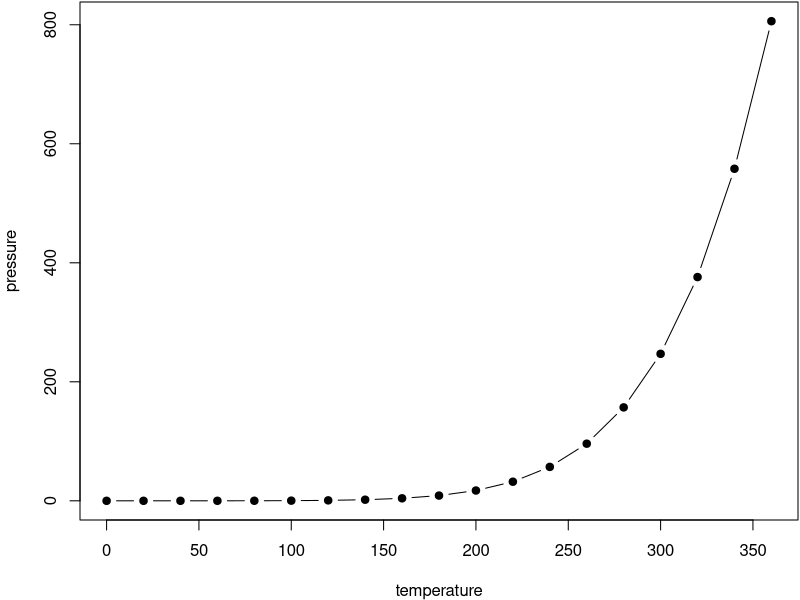
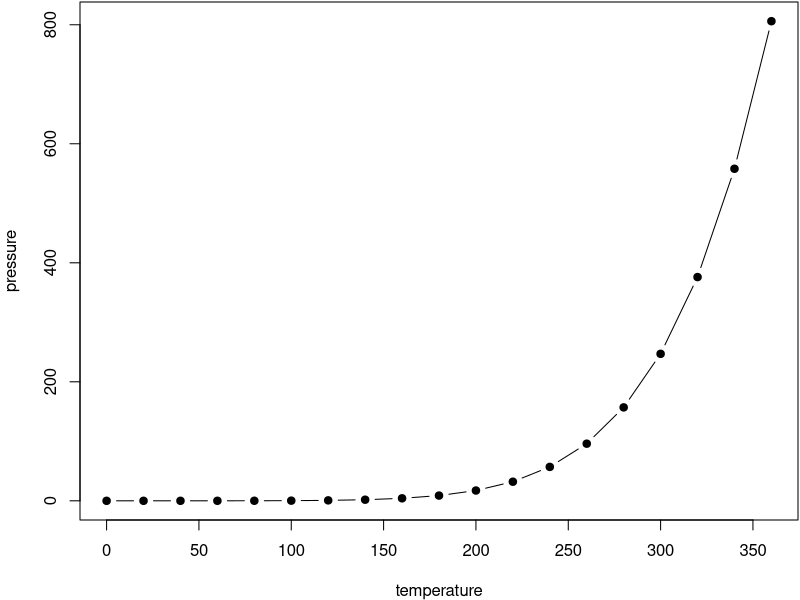
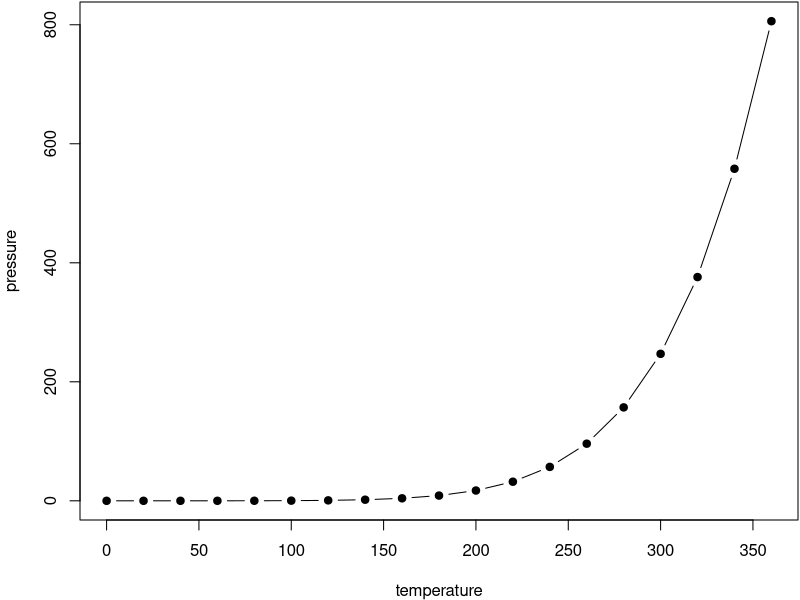
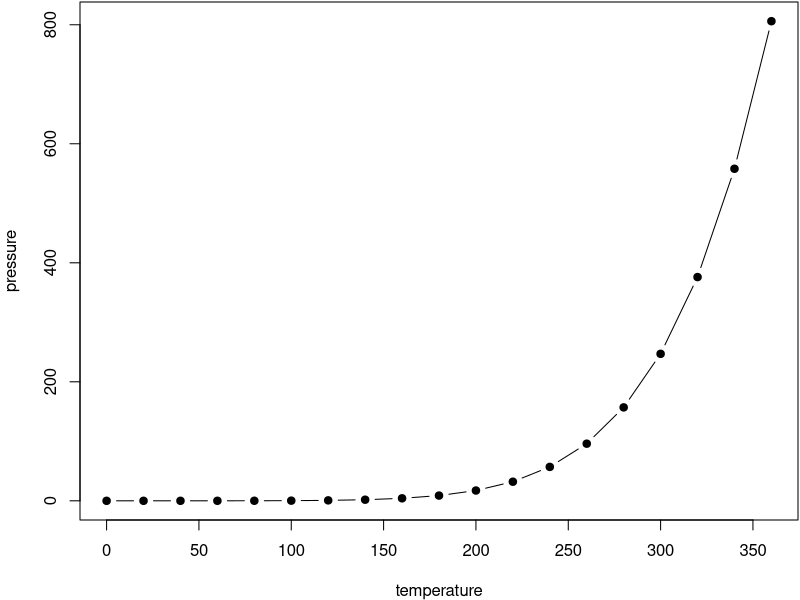
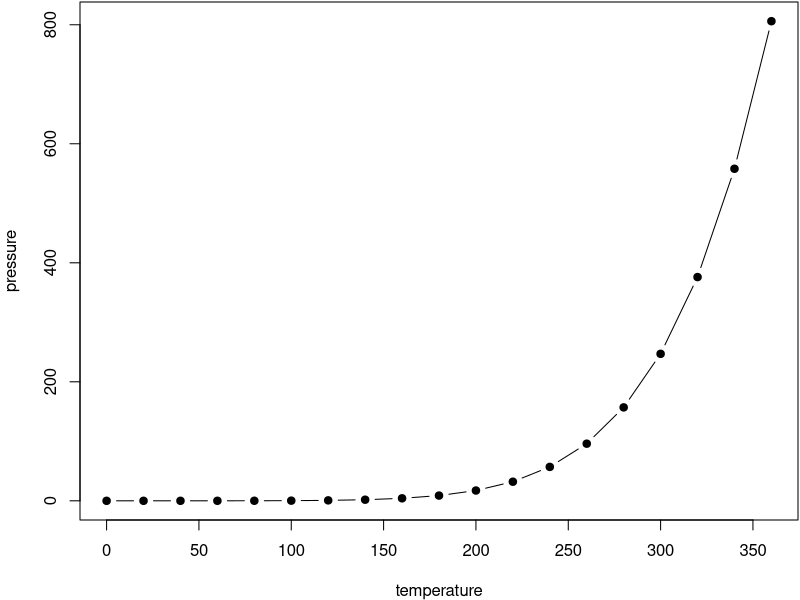
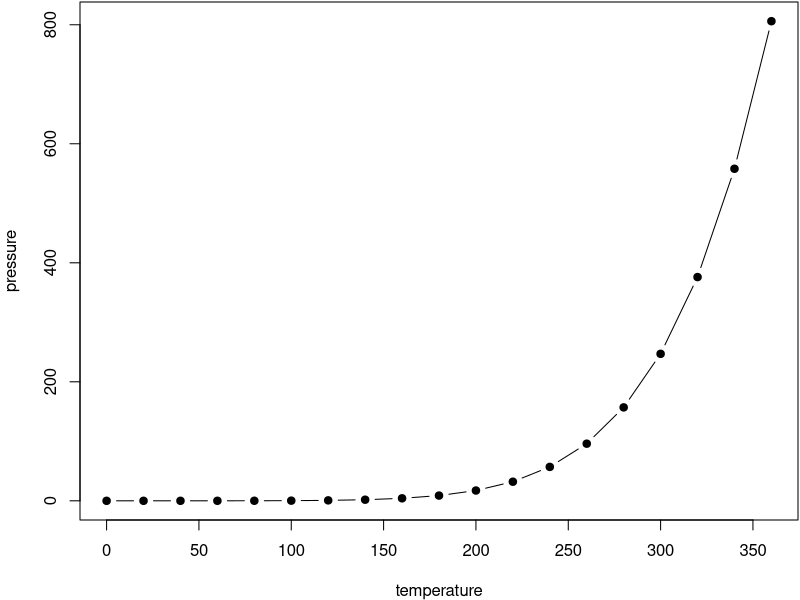
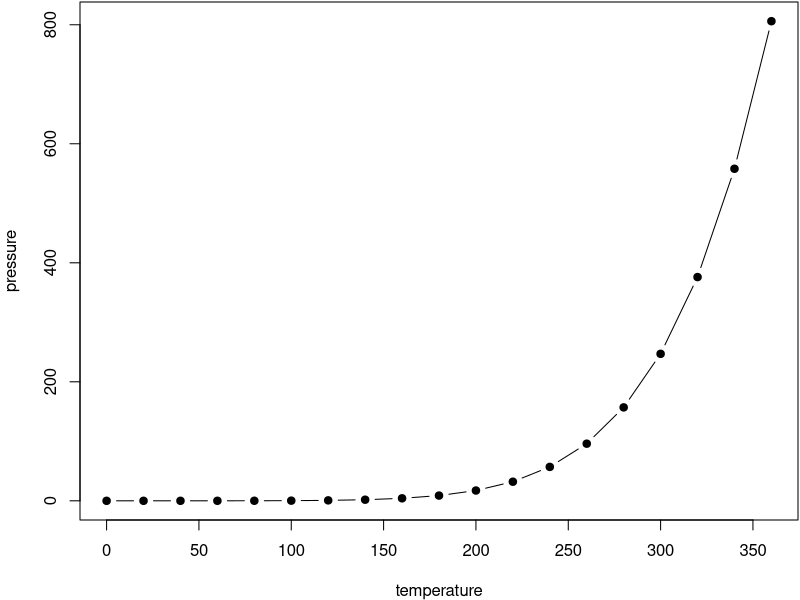
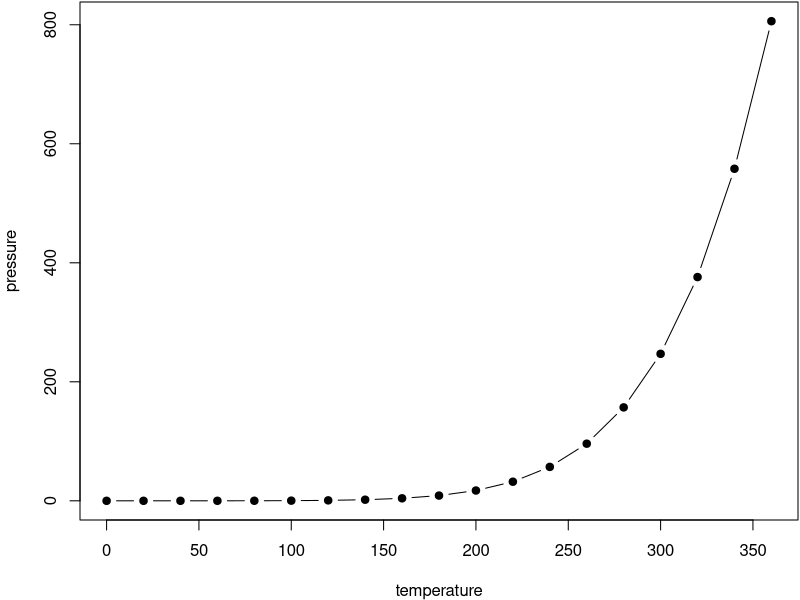

Generate these figures, in order, with R:
## ---- chunk 1
# automatically create a bib database for R packages
knitr::write_bib(c(
  .packages(), 'bookdown', 'knitr', 'rmarkdown'
), 'packages.bib')
## ---- chunk 2
par(mar = c(4, 4, .1, .1))
plot(pressure, type = 'b', pch = 19)
## ---- chunk 3
knitr::kable(
  head(pressure, 10), caption = 'Here is a nice table!',
  booktabs = TRUE
)
## ---- chunk 4
# automatically create a bib database for R packages
knitr::write_bib(c(
  .packages(), 'bookdown', 'knitr', 'rmarkdown'
), 'packages.bib')
## ---- chunk 5
par(mar = c(4, 4, .1, .1))
plot(pressure, type = 'b', pch = 19)
## ---- chunk 6
knitr::kable(
  head(pressure, 10), caption = 'Here is a nice table!',
  booktabs = TRUE
)
## ---- chunk 7
# automatically create a bib database for R packages
knitr::write_bib(c(
  .packages(), 'bookdown', 'knitr', 'rmarkdown'
), 'packages.bib')
## ---- chunk 8
par(mar = c(4, 4, .1, .1))
plot(pressure, type = 'b', pch = 19)
## ---- chunk 9
knitr::kable(
  head(pressure, 10), caption = 'Here is a nice table!',
  booktabs = TRUE
)
## ---- chunk 10
# automatically create a bib database for R packages
knitr::write_bib(c(
  .packages(), 'bookdown', 'knitr', 'rmarkdown'
), 'packages.bib')
## ---- chunk 11
par(mar = c(4, 4, .1, .1))
plot(pressure, type = 'b', pch = 19)
## ---- chunk 12
knitr::kable(
  head(pressure, 10), caption = 'Here is a nice table!',
  booktabs = TRUE
)
## ---- chunk 13
# automatically create a bib database for R packages
knitr::write_bib(c(
  .packages(), 'bookdown', 'knitr', 'rmarkdown'
), 'packages.bib')
## ---- chunk 14
par(mar = c(4, 4, .1, .1))
plot(pressure, type = 'b', pch = 19)
## ---- chunk 15
knitr::kable(
  head(pressure, 10), caption = 'Here is a nice table!',
  booktabs = TRUE
)
## ---- chunk 16
# automatically create a bib database for R packages
knitr::write_bib(c(
  .packages(), 'bookdown', 'knitr', 'rmarkdown'
), 'packages.bib')
## ---- chunk 17
par(mar = c(4, 4, .1, .1))
plot(pressure, type = 'b', pch = 19)
## ---- chunk 18
knitr::kable(
  head(pressure, 10), caption = 'Here is a nice table!',
  booktabs = TRUE
)
## ---- chunk 19
# automatically create a bib database for R packages
knitr::write_bib(c(
  .packages(), 'bookdown', 'knitr', 'rmarkdown'
), 'packages.bib')
## ---- chunk 20
par(mar = c(4, 4, .1, .1))
plot(pressure, type = 'b', pch = 19)
## ---- chunk 21
knitr::kable(
  head(pressure, 10), caption = 'Here is a nice table!',
  booktabs = TRUE
)
## ---- chunk 22
# automatically create a bib database for R packages
knitr::write_bib(c(
  .packages(), 'bookdown', 'knitr', 'rmarkdown'
), 'packages.bib')
## ---- chunk 23
par(mar = c(4, 4, .1, .1))
plot(pressure, type = 'b', pch = 19)
## ---- chunk 24
knitr::kable(
  head(pressure, 10), caption = 'Here is a nice table!',
  booktabs = TRUE
)
## ---- chunk 25
# automatically create a bib database for R packages
knitr::write_bib(c(
  .packages(), 'bookdown', 'knitr', 'rmarkdown'
), 'packages.bib')
## ---- chunk 26
par(mar = c(4, 4, .1, .1))
plot(pressure, type = 'b', pch = 19)
## ---- chunk 27
knitr::kable(
  head(pressure, 10), caption = 'Here is a nice table!',
  booktabs = TRUE
)
## ---- chunk 28
# automatically create a bib database for R packages
knitr::write_bib(c(
  .packages(), 'bookdown', 'knitr', 'rmarkdown'
), 'packages.bib')
## ---- chunk 29
par(mar = c(4, 4, .1, .1))
plot(pressure, type = 'b', pch = 19)
## ---- chunk 30
knitr::kable(
  head(pressure, 10), caption = 'Here is a nice table!',
  booktabs = TRUE
)
## ---- chunk 31
# automatically create a bib database for R packages
knitr::write_bib(c(
  .packages(), 'bookdown', 'knitr', 'rmarkdown'
), 'packages.bib')
## ---- chunk 32
par(mar = c(4, 4, .1, .1))
plot(pressure, type = 'b', pch = 19)
## ---- chunk 33
knitr::kable(
  head(pressure, 10), caption = 'Here is a nice table!',
  booktabs = TRUE
)
## ---- chunk 34
# automatically create a bib database for R packages
knitr::write_bib(c(
  .packages(), 'bookdown', 'knitr', 'rmarkdown'
), 'packages.bib')
## ---- chunk 35
par(mar = c(4, 4, .1, .1))
plot(pressure, type = 'b', pch = 19)
## ---- chunk 36
knitr::kable(
  head(pressure, 10), caption = 'Here is a nice table!',
  booktabs = TRUE
)
## ---- chunk 37
# automatically create a bib database for R packages
knitr::write_bib(c(
  .packages(), 'bookdown', 'knitr', 'rmarkdown'
), 'packages.bib')
## ---- chunk 38
par(mar = c(4, 4, .1, .1))
plot(pressure, type = 'b', pch = 19)
## ---- chunk 39
knitr::kable(
  head(pressure, 10), caption = 'Here is a nice table!',
  booktabs = TRUE
)
## ---- chunk 40
# automatically create a bib database for R packages
knitr::write_bib(c(
  .packages(), 'bookdown', 'knitr', 'rmarkdown'
), 'packages.bib')
## ---- chunk 41
par(mar = c(4, 4, .1, .1))
plot(pressure, type = 'b', pch = 19)
## ---- chunk 42
knitr::kable(
  head(pressure, 10), caption = 'Here is a nice table!',
  booktabs = TRUE
)
## ---- chunk 43
# automatically create a bib database for R packages
knitr::write_bib(c(
  .packages(), 'bookdown', 'knitr', 'rmarkdown'
), 'packages.bib')
## ---- chunk 44
par(mar = c(4, 4, .1, .1))
plot(pressure, type = 'b', pch = 19)
## ---- chunk 45
knitr::kable(
  head(pressure, 10), caption = 'Here is a nice table!',
  booktabs = TRUE
)
## ---- chunk 46
# automatically create a bib database for R packages
knitr::write_bib(c(
  .packages(), 'bookdown', 'knitr', 'rmarkdown'
), 'packages.bib')
## ---- chunk 47
par(mar = c(4, 4, .1, .1))
plot(pressure, type = 'b', pch = 19)
## ---- chunk 48
knitr::kable(
  head(pressure, 10), caption = 'Here is a nice table!',
  booktabs = TRUE
)
## ---- chunk 49
# automatically create a bib database for R packages
knitr::write_bib(c(
  .packages(), 'bookdown', 'knitr', 'rmarkdown'
), 'packages.bib')
## ---- chunk 50
par(mar = c(4, 4, .1, .1))
plot(pressure, type = 'b', pch = 19)
## ---- chunk 51
knitr::kable(
  head(pressure, 10), caption = 'Here is a nice table!',
  booktabs = TRUE
)
## ---- chunk 52
# automatically create a bib database for R packages
knitr::write_bib(c(
  .packages(), 'bookdown', 'knitr', 'rmarkdown'
), 'packages.bib')
## ---- chunk 53
par(mar = c(4, 4, .1, .1))
plot(pressure, type = 'b', pch = 19)
## ---- chunk 54
knitr::kable(
  head(pressure, 10), caption = 'Here is a nice table!',
  booktabs = TRUE
)
## ---- chunk 55
# automatically create a bib database for R packages
knitr::write_bib(c(
  .packages(), 'bookdown', 'knitr', 'rmarkdown'
), 'packages.bib')
## ---- chunk 56
par(mar = c(4, 4, .1, .1))
plot(pressure, type = 'b', pch = 19)
## ---- chunk 57
knitr::kable(
  head(pressure, 10), caption = 'Here is a nice table!',
  booktabs = TRUE
)
## ---- chunk 58
# automatically create a bib database for R packages
knitr::write_bib(c(
  .packages(), 'bookdown', 'knitr', 'rmarkdown'
), 'packages.bib')
## ---- chunk 59
par(mar = c(4, 4, .1, .1))
plot(pressure, type = 'b', pch = 19)
## ---- chunk 60
knitr::kable(
  head(pressure, 10), caption = 'Here is a nice table!',
  booktabs = TRUE
)
## ---- chunk 61
# automatically create a bib database for R packages
knitr::write_bib(c(
  .packages(), 'bookdown', 'knitr', 'rmarkdown'
), 'packages.bib')
## ---- chunk 62
par(mar = c(4, 4, .1, .1))
plot(pressure, type = 'b', pch = 19)
## ---- chunk 63
knitr::kable(
  head(pressure, 10), caption = 'Here is a nice table!',
  booktabs = TRUE
)
## ---- chunk 64
# automatically create a bib database for R packages
knitr::write_bib(c(
  .packages(), 'bookdown', 'knitr', 'rmarkdown'
), 'packages.bib')
## ---- chunk 65
par(mar = c(4, 4, .1, .1))
plot(pressure, type = 'b', pch = 19)
## ---- chunk 66
knitr::kable(
  head(pressure, 10), caption = 'Here is a nice table!',
  booktabs = TRUE
)
## ---- chunk 67
# automatically create a bib database for R packages
knitr::write_bib(c(
  .packages(), 'bookdown', 'knitr', 'rmarkdown'
), 'packages.bib')
## ---- chunk 68
par(mar = c(4, 4, .1, .1))
plot(pressure, type = 'b', pch = 19)
## ---- chunk 69
knitr::kable(
  head(pressure, 10), caption = 'Here is a nice table!',
  booktabs = TRUE
)
## ---- chunk 70
# automatically create a bib database for R packages
knitr::write_bib(c(
  .packages(), 'bookdown', 'knitr', 'rmarkdown'
), 'packages.bib')
## ---- chunk 71
par(mar = c(4, 4, .1, .1))
plot(pressure, type = 'b', pch = 19)
## ---- chunk 72
knitr::kable(
  head(pressure, 10), caption = 'Here is a nice table!',
  booktabs = TRUE
)
## ---- chunk 73
# automatically create a bib database for R packages
knitr::write_bib(c(
  .packages(), 'bookdown', 'knitr', 'rmarkdown'
), 'packages.bib')
## ---- chunk 74
par(mar = c(4, 4, .1, .1))
plot(pressure, type = 'b', pch = 19)
## ---- chunk 75
knitr::kable(
  head(pressure, 10), caption = 'Here is a nice table!',
  booktabs = TRUE
)
## ---- chunk 76
# automatically create a bib database for R packages
knitr::write_bib(c(
  .packages(), 'bookdown', 'knitr', 'rmarkdown'
), 'packages.bib')
## ---- chunk 77
par(mar = c(4, 4, .1, .1))
plot(pressure, type = 'b', pch = 19)
## ---- chunk 78
knitr::kable(
  head(pressure, 10), caption = 'Here is a nice table!',
  booktabs = TRUE
)
## ---- chunk 79
# automatically create a bib database for R packages
knitr::write_bib(c(
  .packages(), 'bookdown', 'knitr', 'rmarkdown'
), 'packages.bib')
## ---- chunk 80
par(mar = c(4, 4, .1, .1))
plot(pressure, type = 'b', pch = 19)
## ---- chunk 81
knitr::kable(
  head(pressure, 10), caption = 'Here is a nice table!',
  booktabs = TRUE
)
## ---- chunk 82
# automatically create a bib database for R packages
knitr::write_bib(c(
  .packages(), 'bookdown', 'knitr', 'rmarkdown'
), 'packages.bib')
## ---- chunk 83
par(mar = c(4, 4, .1, .1))
plot(pressure, type = 'b', pch = 19)
## ---- chunk 84
knitr::kable(
  head(pressure, 10), caption = 'Here is a nice table!',
  booktabs = TRUE
)
## ---- chunk 85
# automatically create a bib database for R packages
knitr::write_bib(c(
  .packages(), 'bookdown', 'knitr', 'rmarkdown'
), 'packages.bib')
## ---- chunk 86
par(mar = c(4, 4, .1, .1))
plot(pressure, type = 'b', pch = 19)
## ---- chunk 87
knitr::kable(
  head(pressure, 10), caption = 'Here is a nice table!',
  booktabs = TRUE
)
